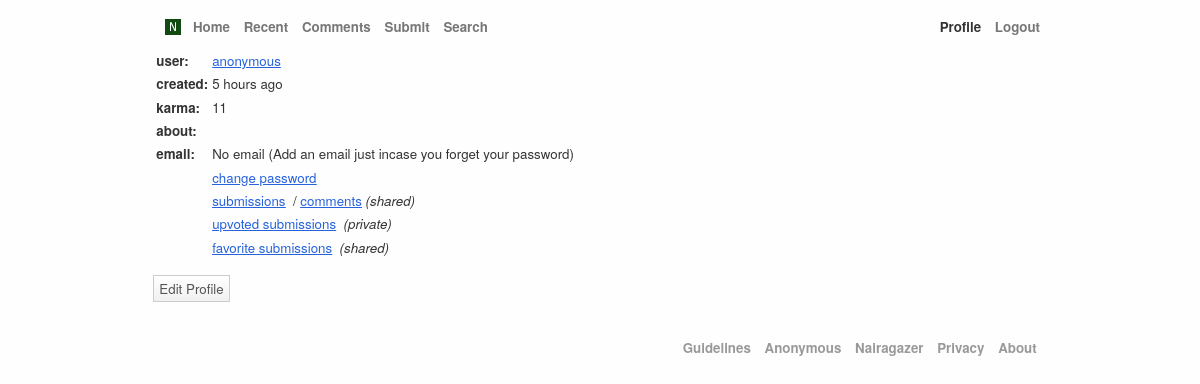
Page /u/anonymous (signed in) on the committed database.
### app/models.py (models this page shows, shortened)
class User(db.Model, UserMixin):
    id = db.Column(db.Integer, primary_key=True)
    ip_address = db.Column(db.Text, nullable=True)
    username = db.Column(db.String(30), nullable=False)
    firstname = db.Column(db.String(30), nullable=True)
    lastname = db.Column(db.String(20), nullable=True)
    email = db.Column(db.String(100),unique=True, nullable=True)
    password = db.Column(db.String(20), nullable=False)
    bio = db.Column(db.String(300), nullable=True)
    avatar = db.Column(db.Text, nullable=True)
    location = db.Column(db.Text, nullable=True)
    twitter = db.Column(db.Text, nullable=True)
    karma = db.Column(db.Integer, default=1)
    state = db.Column(db.Integer, nullable=False, default=1)
    flag = db.Column(db.Integer, nullable=False, default=0)
    deleted = db.Column(db.Integer, default=0)
    posts = db.relationship('Post', backref='author', lazy=True)
    votes = db.relationship('Vote', backref='author', lazy=True)
    hides = db.relationship('Hide', backref='author', lazy=True)
    faves = db.relationship('Favourite', backref='author', lazy=True)
    flags = db.relationship('Flag', backref='author', lazy=True)
    groups = db.relationship('Group', backref='author', lazy=True)
    joined = db.relationship('Member', backref='author', lazy=True)
    roles = db.relationship('Role', backref='author', lazy=True)
    misc = db.Column(db.Text, nullable=True)
    timestamp = db.Column(db.DateTime, nullable=False, default=datetime.utcnow)
    def is_admin(self):
        if self.username == "keosariel":
            return True
        return False

### app/author/routes.py (the view)
@author.route('/u/<string:username>',methods=['GET'])
def profile(username):
    username = username.lower().strip()
    if username:
        user = User.query.filter_by(username=username).first()
        if user:
            if current_user == user and current_user.is_authenticated:
                return render_template("profile.html",title="Profile",tab="profile",user=user,pagename=f"{user.username}'s profile")
            else:
                return render_template("user.html",title="Profile",tab="profile",user=user,pagename=f"{user.username}'s profile")
    return abort(404)

### app/models.py (called while the page is built)
@login_manager.user_loader
def load_user(user_id):
    return User.query.get(int(user_id))

### app/utils.py (called while the page is built)
def get_sec_diff_str(date):
    if date is None:
        return
    diff = datetime.utcnow() - date
    if diff.days > 14 or diff.days < 0:
        return date.strftime('%a %b %d, %y')
    elif diff.days == 1:
        return '1 day ago'
    elif diff.days > 1:
        return '{0} days ago'.format(diff.days)
    elif diff.seconds <= 1:
        return 'just now'
    elif diff.seconds < 60:
        return '{0} seconds ago'.format(diff.seconds)
    elif diff.seconds < 120:
        return '1 minute ago'
    elif diff.seconds < 3600:
        return '{0} minutes ago'.format(diff.seconds // 60)
    elif diff.seconds < 7200:
        return '1 hour ago'
    else:
        return '{0} hours ago'.format(diff.seconds // 3600)

### app/templates/profile.html (shortened to what this page needs)
{% extends "layout.html" %}
{% block content %}
<tr>
    <td>
        <table border="0">
            <tbody>
                <tr class="athing">
                    <td valign="top" class="fw-bold">user:</td>
                    <td>
                        <a href="{{ url_for('author.profile',username=current_user.username) }}" class="nguser">{{ current_user.username }}</a>
                    </td>
                </tr>
                <tr>
                    <td valign="top" class="fw-bold">created:</td>
                    <td>
                        <span>{{ get_sec_diff_str(current_user.timestamp) }}</span>
                    </td>
                </tr>
                <tr>
                    <td valign="top" class="fw-bold">karma:</td>
                    <td>
                        {{ current_user.karma }}
                    </td>
                </tr>
                <tr>
                    <td valign="top" class="fw-bold">about:</td>
                    <td style="max-width: 400px;">
                    </td>
                </tr>
                <tr>
                    <td valign="top" class="fw-bold">email:</td>
                    <td>
                        <span class="text-medium">{{ current_user.email if current_user.email else "No email (Add an email just incase you forget your password)" }}</span>
                    </td>
                </tr>
                <tr>
                    <td></td>
                    <td>
                        <a href="{{url_for('auth.changepw')}}"><u>change password</u></a>
                    </td>
                </tr>
                <tr>
                    <td></td>
                    <td><a href="{{url_for('author.submitted',id=user.username)}}"><u>submissions</u></a> &nbsp;/&nbsp;<a href="{{url_for('author.comments',id=user.username)}}"><u>comments</u></a>&nbsp;<span><i>(shared)</i></span></td>
                </tr>
                <tr>
                    <td></td>
                    <td>
                        <a href="{{ url_for('author.upvoted',id=user.username) }}"><u>upvoted submissions</u></a>
                        &nbsp;<span style="font-style:italic">(private)</span>
                    </td>
                </tr>
                <tr>
                    <td></td>
                    <td>
                        <a href="{{ url_for('author.favorites',id=user.username) }}"><u>favorite submissions</u></a>
                        &nbsp;<span style="font-style:italic">(shared)</span>
                    </td>
                </tr>
            </tbody>
        </table>
        <br><a class="btn" href="{{url_for('author.edit_profile')}}">Edit Profile</a>
        <br><br>
    </td>
</tr>
{% endblock %}

### app/static/style.css (style rules this page uses)
body { --primary-color: rgb(10, 167, 10); }
.btn { background-color: white; border: 1px solid #ccc; color: #555; padding: 3px 5px; text-decoration: none; }
input[type="submit"], button, .btn { cursor: pointer; background: linear-gradient(#fff,#f0f0f0);border-radius: 0px; }
.fw-bold { font-weight: bold }
html { overflow-y: scroll; }
body, textarea, input, button { font-family: "helvetica neue", arial, sans-serif; font-size: 10pt; color: #333; line-height: 1.45em; }
body { background-color: #fefefe; }
a { color: #2562dc; cursor: pointer; }

### rows in the picture
User: username "anonymous", timestamp "5 hours ago", karma "11", email "No email (Add an email just incase you forget your password)"

### other values in the picture
{{ 'Naira Threads' if tab == "top" else "Home" }} "Home"
